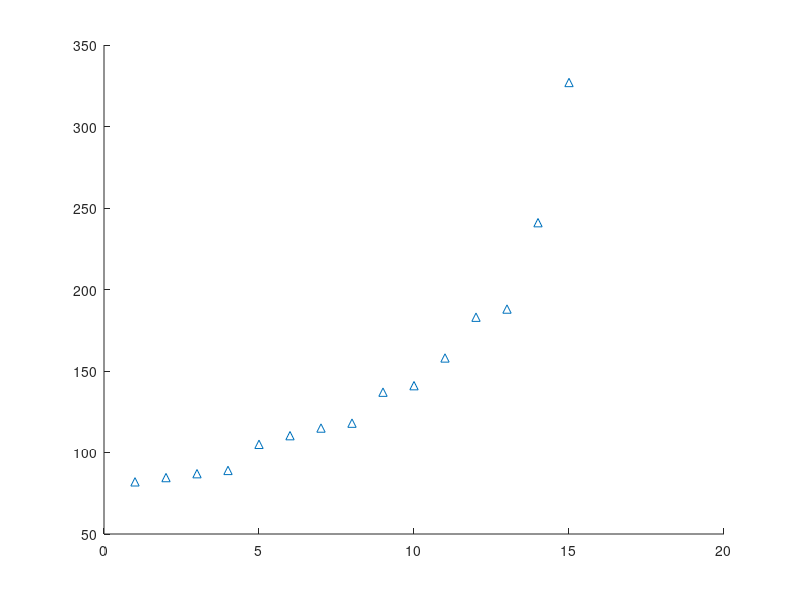

MATLAB code for this plot: (Note: this script raises an error after producing the figure.)
clear
close all

% genere les graphs de resultats de l'experimentation 6DOF pour l'Article
% de l'ICRA2019

t_algo_TT_RR = sort([241 327 110.33 84.61 115 118 158 105 87 137 141 188 183 89 82]);
t_algo_TR_TR = sort([134 114 78.5 42 55 48 96 45 66 78 57 95 95 57 48]);
t_algo_SPR_D = sort([134 89 85.83 66 88 65 142 53 107 104 67 148 55 100 54]);
t_TR_TR_1st_obs = [15.4 11.9 15 15 35 12 13 15 14 32 35 23 13];
t_TR_TR_2nd_obs = [130.2 81.5 28 41 61 99 22 60 19 224 44 18 28];
               
% t_algo_TT_RR = sort([1.42043222 1.8509433962 1.2050899294 1.3178443487 1.3372093023 1.5324675325 1.196969697 1.5517241379 1.0038461538 1.2884012539 1.5962264151]);
% t_algo_TR_TR = sort([0.78978389 0.6452830189 0.8574237239 0.6541716422 0.6395348837 0.6233766234 0.7272727273 0.6650246305 0.7615384615 0.7335423197 0.6452830189]);
% t_algo_SPR_D = sort([0.78978389 0.5037735849 0.9374863468 1.0279840091 1.023255814 0.8441558442 1.0757575758 0.7832512315 1.2346153846 0.9780564263 0.758490566]);


%affichage graphiques
vec_zeros = zeros(length(t_algo_TT_RR));
t_algo_TT_RR_y = vec_zeros;
t_algo_TR_TR_y = vec_zeros;
t_algo_SPR_D_y = vec_zeros;


figure
scatter(1:length(t_algo_TT_RR) ,t_algo_TT_RR, '^r');
hold on
scatter(1:length(t_algo_TT_RR) ,t_algo_TR_TR, 'Ob');
hold on
scatter(1:length(t_algo_TT_RR) ,t_algo_SPR_D, 'Sg');

figure
bar(1:3 ,[t_algo_TT_RR;t_algo_TR_TR;t_algo_SPR_D], 'FaceColor',[0 .5 .5]);
















